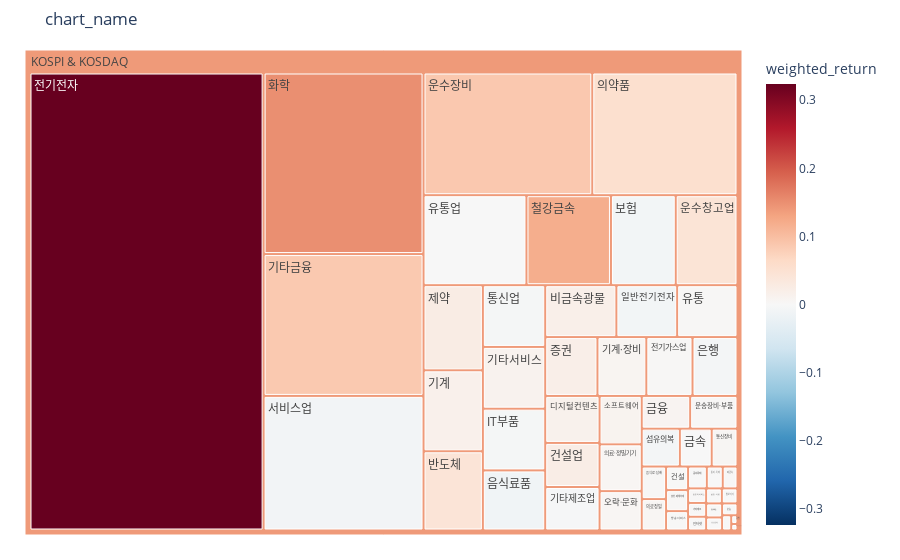

Write notebook code for a chart like this one.
### Code cell
chart_name = '업종별 수익률 현황'

treemap_fig = px.treemap(
    group_tree_df, 
    title='chart_name',
    path=[
        px.Constant('KOSPI & KOSDAQ'),
        'group_name',
    ],
    values='marcap',
    color='weighted_return',
    # hover_data=[],
    color_discrete_sequence=,
    # color_continuous_scale='RdBu_r',
    # color_continuous_midpoint=0,
)

treemap_fig.update_layout(margin=dict(t=50, l=25, b=25))
treemap_fig.show()

### Figure 1 — Plotly figure (JSON) as saved in the notebook; plotly's stock layout.template omitted (floating-point values rounded to 4 significant figures)
{"data": [{"branchvalues": "total", "customdata": [[-0.005096], [0.001137], [0.02274], [0.0001465], [-0.000602], [0.008362], [0.01628], [0.007581], [0.08629], [0.01219], [0.002876], [-0.002663], [-0.000712], [0.01461], [0.04358], [0.001068], [-0.0081], [0.002735], [0.01919], [-0.009095], [0.0004246], [-0.006228], [0.0104], [0.0002984], [0.005743], [0.0003011], [0.002647], [0.08711], [0.04419], [0.002548], [-0.00043], [-0.006384], [0.002859], [-0.01158], [0.005491], [0.005695], [0.05427], [0.0004379], [-0.007706], [4.529e-05], [0.002206], [0.3238], [-0.0004992], [0.02613], [-0.0007624], [0.0006232], [0.02019], [0.1193], [0.00278], [0.00153], [0.001129], [-0.005332], [0.004856], [0.1503], [0.1399]], "domain": {"x": [0, 1], "y": [0, 1]}, "hovertemplate": "labels=%{label}<br>marcap=%{value}<br>parent=%{parent}<br>id=%{id}<br>weighted_return=%{color}<extra></extra>", "ids": ["KOSPI & KOSDAQ/IT부품", "KOSPI & KOSDAQ/건설", "KOSPI & KOSDAQ/건설업", "KOSPI & KOSDAQ/광업", "KOSPI & KOSDAQ/금속", "KOSPI & KOSDAQ/금융", "KOSPI & KOSDAQ/기계", "KOSPI & KOSDAQ/기계·장비", "KOSPI & KOSDAQ/기타금융", "KOSPI & KOSDAQ/기타서비스", "KOSPI & KOSDAQ/기타제조", "KOSPI & KOSDAQ/기타제조업", "KOSPI & KOSDAQ/농업, 임업 및 어업", "KOSPI & KOSDAQ/디지털컨텐츠", "KOSPI & KOSDAQ/반도체", "KOSPI & KOSDAQ/방송서비스", "KOSPI & KOSDAQ/보험", "KOSPI & KOSDAQ/비금속", "KOSPI & KOSDAQ/비금속광물", "KOSPI & KOSDAQ/서비스업", "KOSPI & KOSDAQ/섬유·의류", "KOSPI & KOSDAQ/섬유의복", "KOSPI & KOSDAQ/소프트웨어", "KOSPI & KOSDAQ/숙박·음식", "KOSPI & KOSDAQ/오락·문화", "KOSPI & KOSDAQ/운송", "KOSPI & KOSDAQ/운송장비·부품", "KOSPI & KOSDAQ/운수장비", "KOSPI & KOSDAQ/운수창고업", "KOSPI & KOSDAQ/유통", "KOSPI & KOSDAQ/유통업", "KOSPI & KOSDAQ/은행", "KOSPI & KOSDAQ/음식료·담배", "KOSPI & KOSDAQ/음식료품", "KOSPI & KOSDAQ/의료·정밀기기", "KOSPI & KOSDAQ/의료정밀", "KOSPI & KOSDAQ/의약품", "KOSPI & KOSDAQ/인터넷", "KOSPI & KOSDAQ/일반전기전자", "KOSPI & KOSDAQ/전기·가스·수도", "KOSPI & KOSDAQ/전기가스업", "KOSPI & KOSDAQ/전기전자", "KOSPI & KOSDAQ/정보기기", "KOSPI & KOSDAQ/제약", "KOSPI & KOSDAQ/종이·목재", "KOSPI & KOSDAQ/종이목재", "KOSPI & KOSDAQ/증권", "KOSPI & KOSDAQ/철강금속", "KOSPI & KOSDAQ/출판·매체복제", "KOSPI & KOSDAQ/컴퓨터서비스", "KOSPI & KOSDAQ/통신서비스", "KOSPI & KOSDAQ/통신업", "KOSPI & KOSDAQ/통신장비", "KOSPI & KOSDAQ/화학", "KOSPI & KOSDAQ"], "labels": ["IT부품", "건설", "건설업", "광업", "금속", "금융", "기계", "기계·장비", "기타금융", "기타서비스", "기타제조", "기타제조업", "농업, 임업 및 어업", "디지털컨텐츠", "반도체", "방송서비스", "보험", "비금속", "비금속광물", "서비스업", "섬유·의류", "섬유의복", "소프트웨어", "숙박·음식", "오락·문화", "운송", "운송장비·부품", "운수장비", "운수창고업", "유통", "유통업", "은행", "음식료·담배", "음식료품", "의료·정밀기기", "의료정밀", "의약품", "인터넷", "일반전기전자", "전기·가스·수도", "전기가스업", "전기전자", "정보기기", "제약", "종이·목재", "종이목재", "증권", "철강금속", "출판·매체복제", "컴퓨터서비스", "통신서비스", "통신업", "통신장비", "화학", "KOSPI & KOSDAQ"], "marker": {"coloraxis": "coloraxis", "colors": [-0.005096, 0.001137, 0.02274, 0.0001465, -0.000602, 0.008362, 0.01628, 0.007581, 0.08629, 0.01219, 0.002876, -0.002663, -0.000712, 0.01461, 0.04358, 0.001068, -0.0081, 0.002735, 0.01919, -0.009095, 0.0004246, -0.006228, 0.0104, 0.0002984, 0.005743, 0.0003011, 0.002647, 0.08711, 0.04419, 0.002548, -0.00043, -0.006384, 0.002859, -0.01158, 0.005491, 0.005695, 0.05427, 0.0004379, -0.007706, 4.529e-05, 0.002206, 0.3238, -0.0004992, 0.02613, -0.0007624, 0.0006232, 0.02019, 0.1193, 0.00278, 0.00153, 0.001129, -0.005332, 0.004856, 0.1503, 0.1399]}, "name": "", "parents": ["KOSPI & KOSDAQ", "KOSPI & KOSDAQ", "KOSPI & KOSDAQ", "KOSPI & KOSDAQ", "KOSPI & KOSDAQ", "KOSPI & KOSDAQ", "KOSPI & KOSDAQ", "KOSPI & KOSDAQ", "KOSPI & KOSDAQ", "KOSPI & KOSDAQ", "KOSPI & KOSDAQ", "KOSPI & KOSDAQ", "KOSPI & KOSDAQ", "KOSPI & KOSDAQ", "KOSPI & KOSDAQ", "KOSPI & KOSDAQ", "KOSPI & KOSDAQ", "KOSPI & KOSDAQ", "KOSPI & KOSDAQ", "KOSPI & KOSDAQ", "KOSPI & KOSDAQ", "KOSPI & KOSDAQ", "KOSPI & KOSDAQ", "KOSPI & KOSDAQ", "KOSPI & KOSDAQ", "KOSPI & KOSDAQ", "KOSPI & KOSDAQ", "KOSPI & KOSDAQ", "KOSPI & KOSDAQ", "KOSPI & KOSDAQ", "KOSPI & KOSDAQ", "KOSPI & KOSDAQ", "KOSPI & KOSDAQ", "KOSPI & KOSDAQ", "KOSPI & KOSDAQ", "KOSPI & KOSDAQ", "KOSPI & KOSDAQ", "KOSPI & KOSDAQ", "KOSPI & KOSDAQ", "KOSPI & KOSDAQ", "KOSPI & KOSDAQ", "KOSPI & KOSDAQ", "KOSPI & KOSDAQ", "KOSPI & KOSDAQ", "KOSPI & KOSDAQ", "KOSPI & KOSDAQ", "KOSPI & KOSDAQ", "KOSPI & KOSDAQ", "KOSPI & KOSDAQ", "KOSPI & KOSDAQ", "KOSPI & KOSDAQ", "KOSPI & KOSDAQ", "KOSPI & KOSDAQ", "KOSPI & KOSDAQ", ""], "type": "treemap", "values": [26057672798796, 3510258568021, 16221666318390, 370808134896, 8175681855190, 10728493268801, 32534333378545, 19476591955166, 153572618879104, 26076333740011, 1690098386117, 15991397622936, 1409433360490, 17277898308030, 31820985296624, 2882467392040, 39468339623750, 2186340026380, 25005816123329, 145734227375154, 1594931723218, 9785326693535, 13832337150103, 940265912565, 11237347855575, 1234115912090, 10475348334003, 140172331852722, 37627507544637, 21198324111871, 62714138401954, 17920182424620, 5374407020907, 25381650168297, 13352538706102, 5179269315450, 120626981291537, 1682521589907, 21367640169009, 275896686052, 18392709013060, 725962705690160, 1590729175130, 34207433443545, 2353911323435, 2768427201365, 20804876345538, 51475005512777, 3130180068162, 1778800359901, 1515607780886, 26079963985755, 6627030968470, 196609573644152, 2195461479788260]}], "layout": {"coloraxis": {"cmid": 0, "colorbar": {"title": {"text": "weighted_return"}}, "colorscale": [[0, "rgb(5,48,97)"], [0.1, "rgb(33,102,172)"], [0.2, "rgb(67,147,195)"], [0.3, "rgb(146,197,222)"], [0.4, "rgb(209,229,240)"], [0.5, "rgb(247,247,247)"], [0.6, "rgb(253,219,199)"], [0.7, "rgb(244,165,130)"], [0.8, "rgb(214,96,77)"], [0.9, "rgb(178,24,43)"], [1, "rgb(103,0,31)"]]}, "legend": {"tracegroupgap": 0}, "margin": {"b": 25, "l": 25, "t": 50}, "title": {"text": "chart_name"}}}
